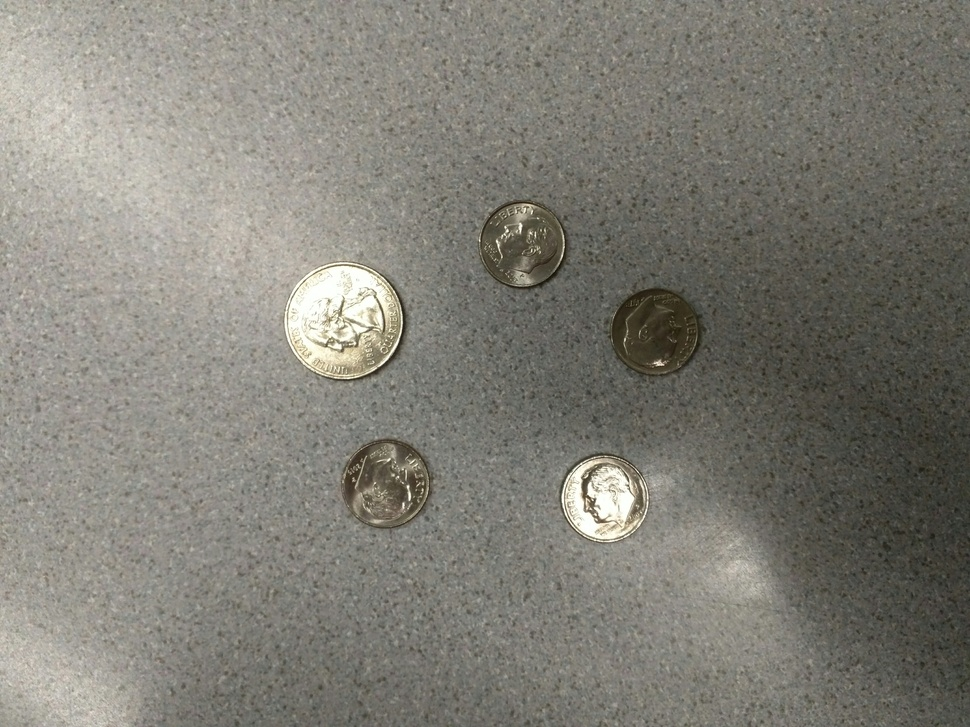
#> input picture python/darkCoins.jpg, 970 x 727 px, shrunk from 4160 x 3120 before the run
$ python adaptive_thresh.py --image ../darkCoins.jpg
#> lines starting #> are read from the running program, lines starting #| are printed output that depends on the picture; after the words box and inside, x2 and y2 are one past the last pixel; in counts of white or black regions, pixels touching at a corner belong together
import numpy as np
import argparse
import cv2

ap = argparse.ArgumentParser()
ap.add_argument("-i", "--image", required = True,
        help = "Path to the image")
args = vars(ap.parse_args())

image = cv2.imread(args["image"])
#> image is the input picture: shape (727, 970, 3); mean B, G, R 118, 126.5, 128.5
image = cv2.cvtColor(image, cv2.COLOR_BGR2GRAY)
#> image: shape (727, 970)
blurred = cv2.GaussianBlur(image, (5, 5), 0)
thresh = cv2.adaptiveThreshold(blurred, 255,
        cv2.ADAPTIVE_THRESH_MEAN_C, cv2.THRESH_BINARY_INV, 11, 4)
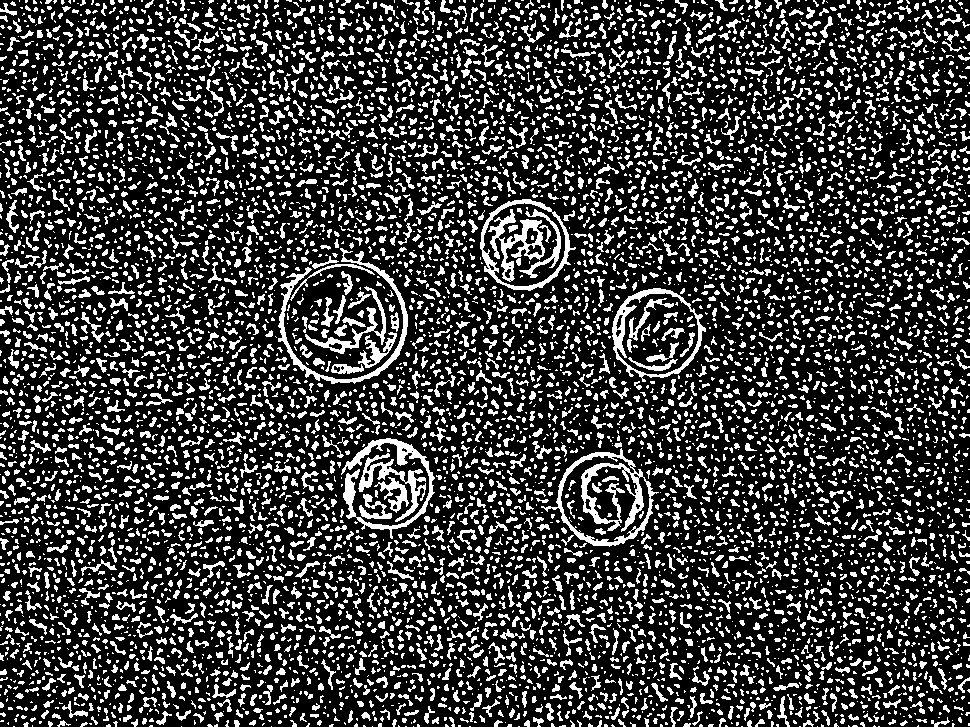
#> thresh: shape (727, 970); 24.2% white; 8097 white regions (4951 under 20 px), largest, box (x1, y1, x2, y2) and area: (541, 448, 659, 547) 2722, (278, 248, 408, 384) 1800, (341, 438, 435, 539) 1721

mean_filename = input("Please name the file (mean method) [exclude extension]:\
").strip() + ".jpg"
#> the answer given: ../darker_coins.jpg

cv2.imwrite("images/"+mean_filename,thresh)
thresh = cv2.adaptiveThreshold(blurred, 255,
        cv2.ADAPTIVE_THRESH_GAUSSIAN_C, cv2.THRESH_BINARY_INV, 15, 3)
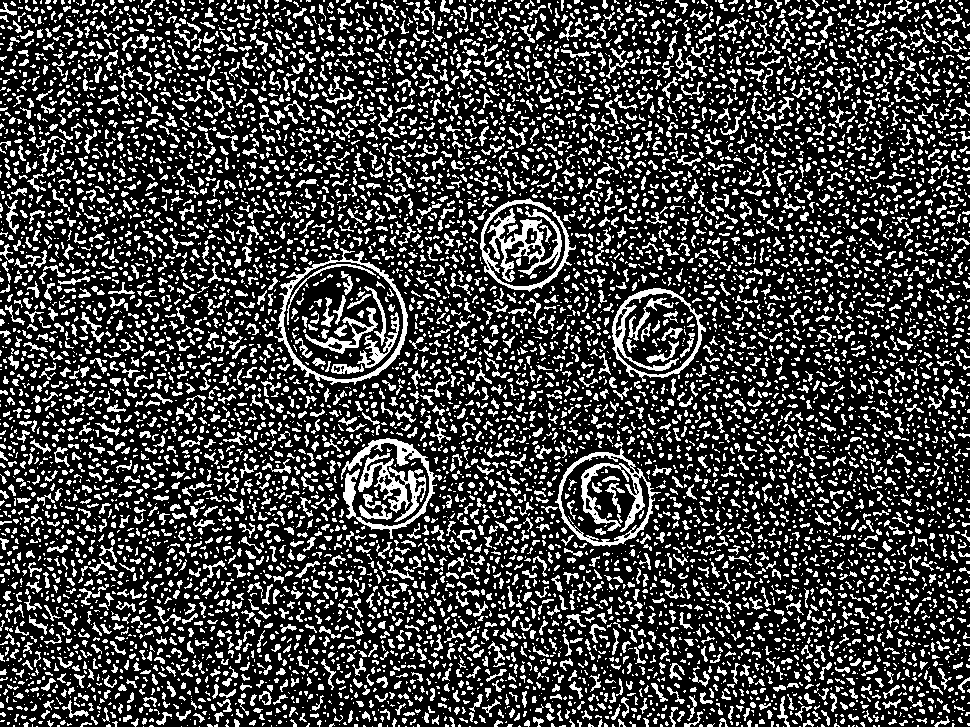
#> thresh: shape (727, 970); 26.2% white in thin lines or dots
guassian_filename = input("Please name the file (Gassian method) [exclude\
 extension]: ").strip() + ".jpg"
#> the answer given: ../darker_coins.jpg
cv2.imwrite("images/"+guassian_filename,thresh)

$ run again, on python/flashCoins.jpg
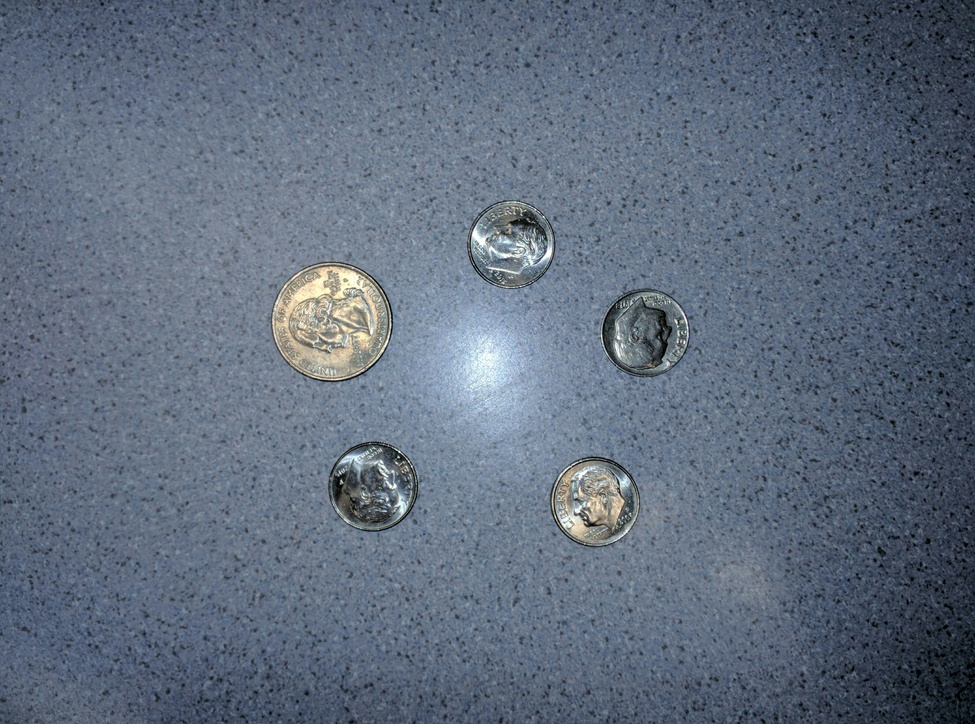
#> input picture python/flashCoins.jpg, 975 x 724 px, shrunk from 4160 x 3088 before the run
#> image is the input picture: shape (724, 975, 3); mean B, G, R 125.3, 108.5, 96.2
#> image: shape (724, 975)
#> `thresh = cv2.adaptiveThreshold(blurred, 255, cv2.ADAPTIVE_THRESH_MEAN_..`:
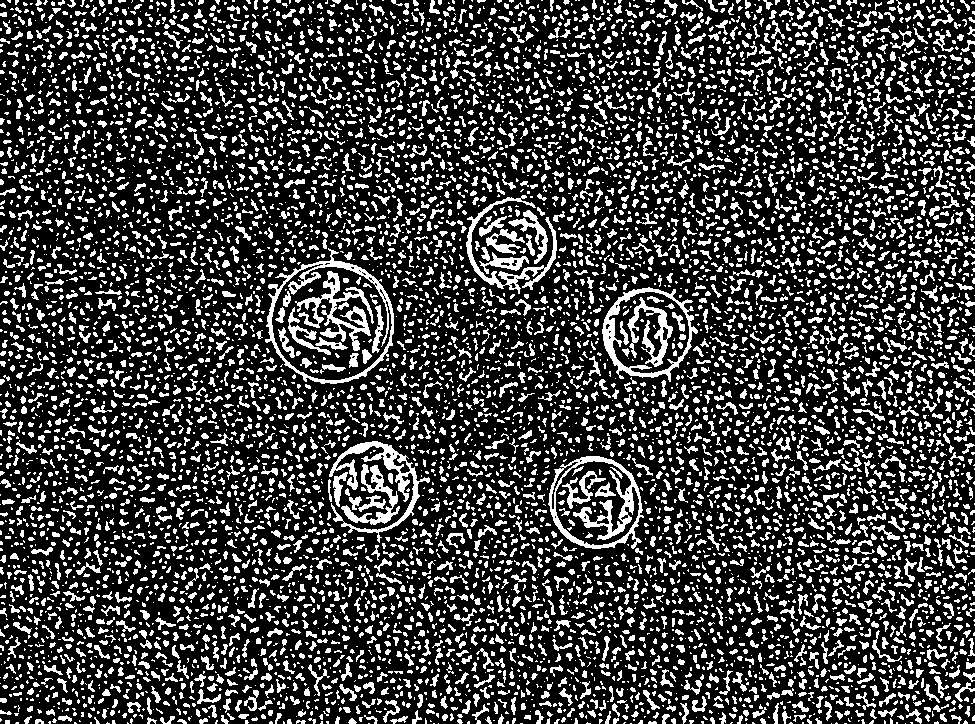
#> thresh: shape (724, 975); 25.2% white; 8377 white regions (5085 under 20 px), largest, box (x1, y1, x2, y2) and area: (548, 456, 644, 549) 2393, (265, 248, 394, 384) 2076, (329, 441, 430, 543) 1915
#> `thresh = cv2.adaptiveThreshold(blurred, 255, cv2.ADAPTIVE_THRESH_GAUSS..`:
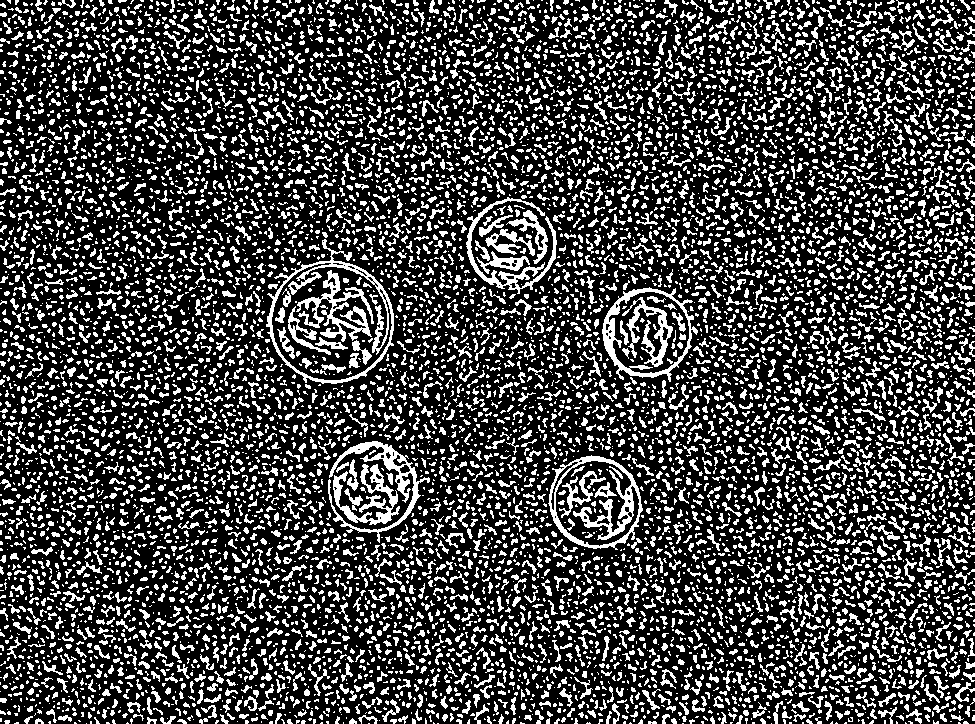
#> thresh: shape (724, 975); 27% white in thin lines or dots

$ run again, on python/sitting.jpg
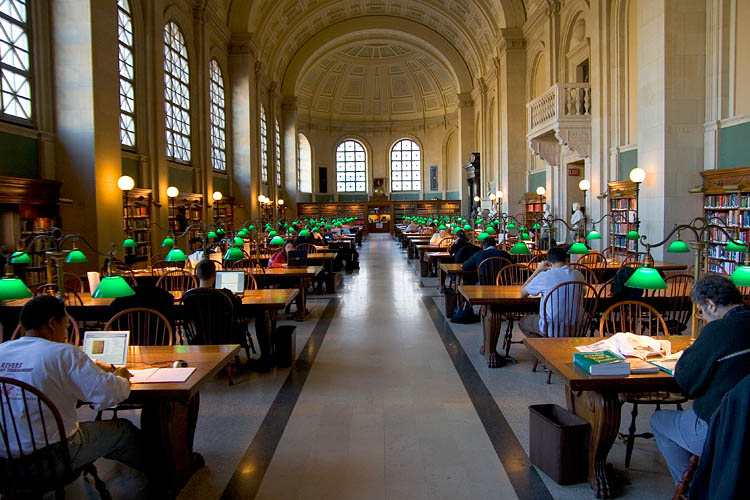
#> input picture python/sitting.jpg, 750 x 500 px
#> image is the input picture: shape (500, 750, 3); mean B, G, R 67.9, 83, 92.8
#> image: shape (500, 750)
#> `thresh = cv2.adaptiveThreshold(blurred, 255, cv2.ADAPTIVE_THRESH_MEAN_..`:
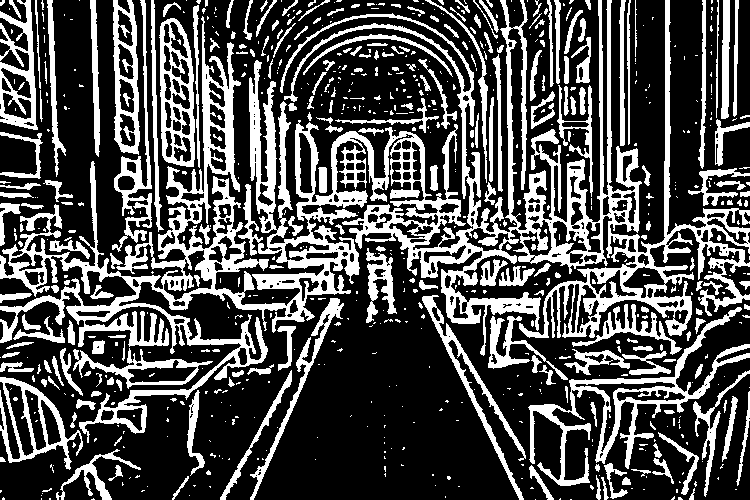
#> thresh: shape (500, 750); 30.7% white; 737 white regions (494 under 20 px), largest, box (x1, y1, x2, y2) and area: (0, 0, 750, 443) 57982, (528, 307, 750, 486) 5259, (159, 18, 195, 167) 2508
#> `thresh = cv2.adaptiveThreshold(blurred, 255, cv2.ADAPTIVE_THRESH_GAUSS..`:
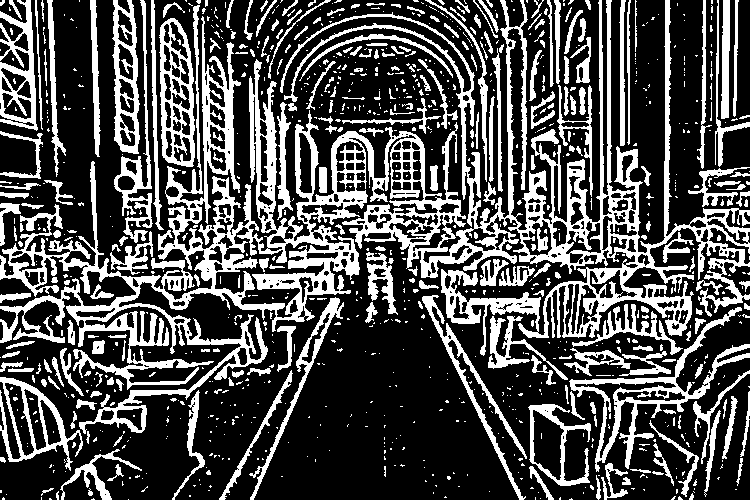
#> thresh: shape (500, 750); 30.7% white; 1016 white regions (753 under 20 px), largest, box (x1, y1, x2, y2) and area: (0, 0, 750, 434) 58081, (569, 307, 750, 472) 3772, (159, 18, 195, 167) 2474
